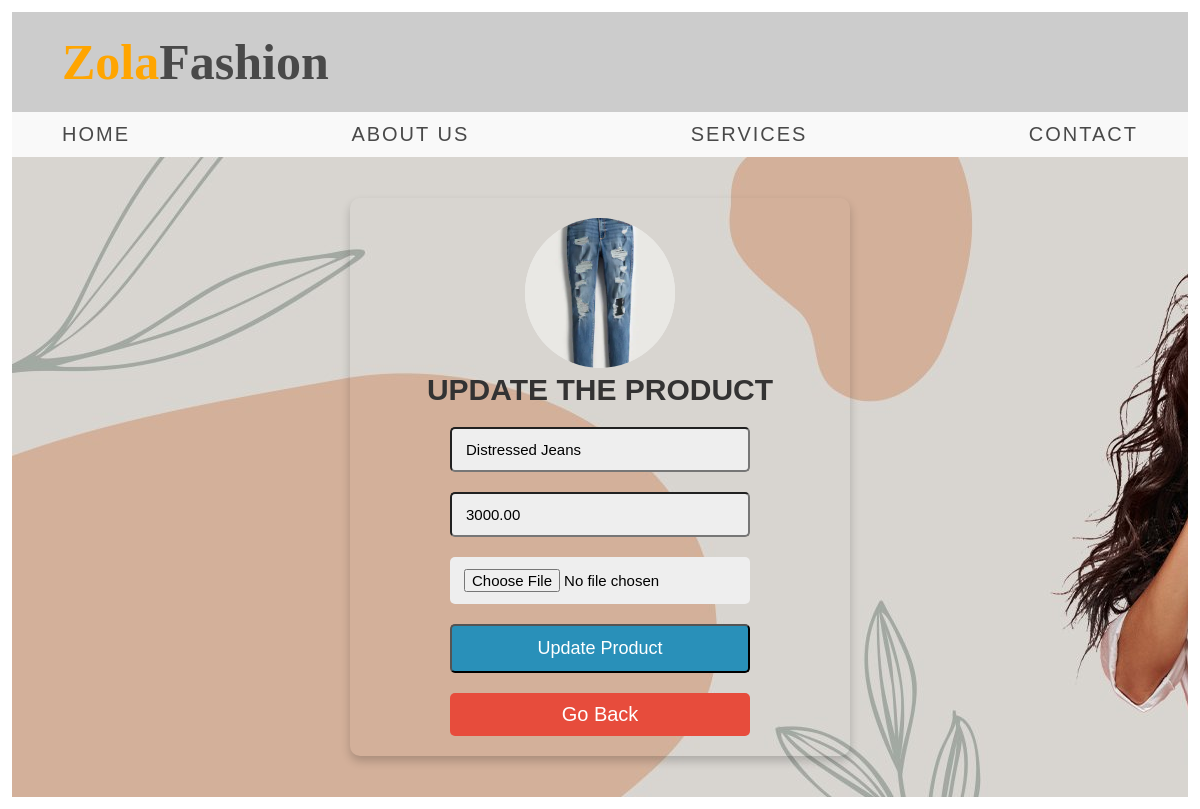
The app's page /item_update.php?edit=4 with its own data.
### tables this page shows
CREATE TABLE `item` (
  `id` int(255) NOT NULL,
  `item_name` varchar(255) NOT NULL,
  `price` decimal(10,2) NOT NULL,
  `item_image` varchar(255) NOT NULL
);

### item_update.php (the view, shortened to what this page needs)
<?php
include 'configuration.php';
$user_id = $_GET['edit'];
?>
<html>
<head>
<link rel = "stylesheet" type="text/css" href="style.css"/>
</head>
<body>
<div class="wrapper">
<div class="n1" >
	<div class="left">
		<div class="logo"><p><span>Zola</span>Fashion</p></div>
	</div>
</div>
<div class="n2">
		<ul>
			<li><a href="home.php">Home</a></li>
			<li><a href="about.php">About Us</a></li>
			<li><a href="services.php">Services</a></li>
			<li><a href="contact.php">Contact</a></li>
		</ul>
</div>
<div class="main">
<?php
	$sql = "SELECT * FROM item WHERE id='$user_id'";
	$result = mysqli_query($conn, $sql);
	if(mysqli_num_rows($result)>0){
		$fetch = mysqli_fetch_assoc($result);
	}
?>
	<form action="<?php $_SERVER['PHP_SELF']?>" method="POST" enctype="multipart/form-data">
	<div class="d1">
<?php
	if($fetch['item_image']==''){
			echo '<img src="images/1.png">';
	}
	else{
		echo '<img src="uploaded_img/'.$fetch['item_image'].'">';
	}
?>
		<h3> Update the Product</h3>
		<input type="text" name="item_name" value="<?php echo $fetch['item_name']?>">
		<input type="number" name="price" value="<?php echo $fetch['price']?>">
		<input type="file" name="item_image" accept="image/jpg, image/webp, image/png">
		<input type="submit" name="update_product" value="Update Product"></br>
		<center><a href="item.php" class="btn">Go Back</a></center>
		</div>
	</form>
</body>
</html>

### style.css (style rules this page uses)
* { padding: 0; margin: 0; list-style:none; text-decoration: none; box-sizing: border-box; font-family: 'Poppins', sans-serif; }
.wrapper { border: 1px; padding:1%; margin: 0 auto; }
.n1 { width: 100%; height: 100px; padding:0 50px; background: #ccc; display: flex; justify-content: space-between; align-items: center; }
.logo p { font-size: 50px; font-weight: bold; color: #494949; margin-right: 25px; font-family: 'Mountains of Christmas', cursive; }
.logo p span { font-family: 'Mountains of Christmas', cursive; color: orange; }
.n2 { width: 100%; background:#f9f9f9; height: 45px; padding:0 50px; }
.n2 ul { width: 100%; height: 45px; display: flex; justify-content: space-between; align-items: center; }
.n2 ul li a { color: #494949; letter-spacing:2px; text-transform: uppercase; font-size: 20px; }
.btn { border-radius:5px; padding: 10px 30px; color:white; display: block; text-align:center; cursor:pointer; font-size:20px; margin-top:10px; width:60%; background: #e74c3c; }
.main { min-height: 80vh; display: flex; align-items: center; justify-content: center; padding: 10px 10px 10px 10px; background: url(images/4.jpg); }
.main form { padding: 20px 0; border-radius: 10px; box-shadow: 0 5px 10px rgba(0,0,0,.2); background: transparent; text-align: center; width: 500px; }
.main form h3 { font-size: 30px; text-transform: uppercase; margin-bottom: 10px; color: #333; }
.main input, select { width: 60%; padding: 12px 14px; font-size: 15px; margin: 10px 0; background: #eee; border-radius:5px; }
.main form input[type="submit"] { font-style: bold; font-size:18px; border-radius:5px; background: #2990b9; color: white; }
.d1 img { height: 150px; width: 150px; border-radius: 50%; object-fit: cover; margin-bottom: 5px; background:#eee; }

### records on screen
item: item_image (picture), item_name "Distressed Jeans", price "3000.00"
